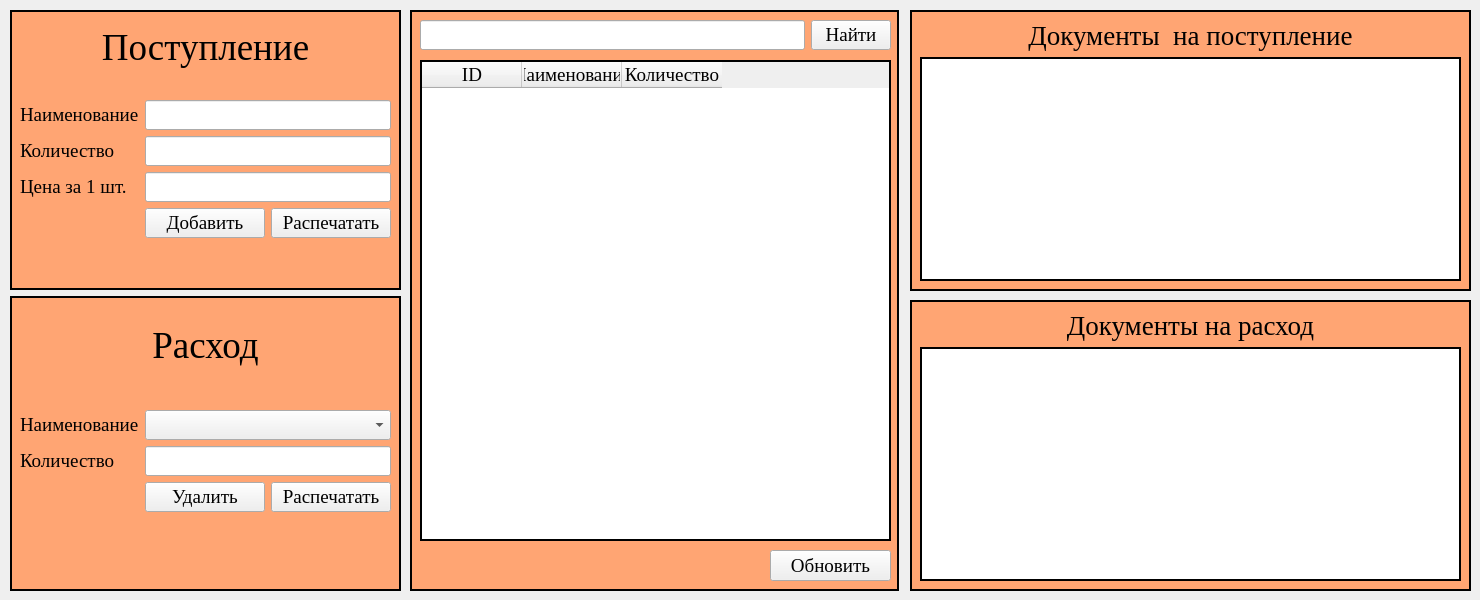
    <widget class="QWidget" name="tab_2">
     <attribute name="icon">
      <iconset>
       <normaloff>../icons/warehouse_storage_icon_187492.ico</normaloff>../icons/warehouse_storage_icon_187492.ico</iconset>
     </attribute>
     <attribute name="title">
      <string>Склад</string>
     </attribute>
     <widget class="QWidget" name="verticalLayoutWidget">
      <property name="geometry">
       <rect>
        <x>10</x>
        <y>10</y>
        <width>391</width>
        <height>581</height>
       </rect>
      </property>
      <layout class="QVBoxLayout" name="verticalLayout">
       <item>
        <widget class="QFrame" name="frameForOutgoing">
         <property name="maximumSize">
          <size>
           <width>16777215</width>
           <height>280</height>
          </size>
         </property>
         <property name="styleSheet">
          <string notr="true">#frameForOutgoing{
background: #FFA573;
border: 2px solid black;
}</string>
         </property>
         <property name="frameShape">
          <enum>QFrame::StyledPanel</enum>
         </property>
         <property name="frameShadow">
          <enum>QFrame::Raised</enum>
         </property>
         <widget class="QWidget" name="verticalLayoutWidget_2">
          <property name="geometry">
           <rect>
            <x>10</x>
            <y>-10</y>
            <width>371</width>
            <height>261</height>
           </rect>
          </property>
          <layout class="QVBoxLayout" name="verticalLayout_2">
           <item>
            <widget class="QLabel" name="label">
             <property name="maximumSize">
              <size>
               <width>16777215</width>
               <height>50</height>
              </size>
             </property>
             <property name="font">
              <font>
               <family>Times New Roman</family>
               <pointsize>28</pointsize>
              </font>
             </property>
             <property name="text">
              <string>Поступление</string>
             </property>
             <property name="alignment">
              <set>Qt::AlignCenter</set>
             </property>
            </widget>
           </item>
           <item>
            <layout class="QGridLayout" name="gridLayout">
             <item row="2" column="0">
              <widget class="QLabel" name="label_4">
               <property name="font">
                <font>
                 <family>Times New Roman</family>
                 <pointsize>14</pointsize>
                </font>
               </property>
               <property name="text">
                <string>Цена за 1 шт.</string>
               </property>
              </widget>
             </item>
             <item row="0" column="1">
              <widget class="QLineEdit" name="lineForNameStorageArrival">
               <property name="maximumSize">
                <size>
                 <width>16777215</width>
                 <height>30</height>
                </size>
               </property>
               <property name="font">
                <font>
                 <family>Times New Roman</family>
                 <pointsize>14</pointsize>
                </font>
               </property>
              </widget>
             </item>
             <item row="2" column="1">
              <widget class="QLineEdit" name="lineForPriceStorageArrival">
               <property name="maximumSize">
                <size>
                 <width>16777215</width>
                 <height>30</height>
                </size>
               </property>
               <property name="font">
                <font>
                 <family>Times New Roman</family>
                 <pointsize>14</pointsize>
                </font>
               </property>
              </widget>
             </item>
             <item row="1" column="0">
              <widget class="QLabel" name="label_3">
               <property name="font">
                <font>
                 <family>Times New Roman</family>
                 <pointsize>14</pointsize>
                </font>
               </property>
               <property name="text">
                <string>Количество</string>
               </property>
              </widget>
             </item>
             <item row="1" column="1">
              <widget class="QLineEdit" name="lineForCountStorageArrival">
               <property name="maximumSize">
                <size>
                 <width>16777215</width>
                 <height>30</height>
                </size>
               </property>
               <property name="font">
                <font>
                 <family>Times New Roman</family>
                 <pointsize>14</pointsize>
                </font>
               </property>
              </widget>
             </item>
             <item row="0" column="0">
              <widget class="QLabel" name="label_2">
               <property name="font">
                <font>
                 <family>Times New Roman</family>
                 <pointsize>14</pointsize>
                </font>
               </property>
               <property name="text">
                <string>Наименование</string>
               </property>
              </widget>
             </item>
             <item row="3" column="1">
              <layout class="QHBoxLayout" name="horizontalLayout_2">
               <item>
                <widget class="QPushButton" name="bttnAddForStorage">
                 <property name="font">
                  <font>
                   <family>Times New Roman</family>
                   <pointsize>14</pointsize>
                  </font>
                 </property>
                 <property name="text">
                  <string>Добавить</string>
                 </property>
                 <property name="icon">
                  <iconset>
                   <normaloff>../icons/1904677-add-addition-calculate-charge-create-new-plus_122527.ico</normaloff>../icons/1904677-add-addition-calculate-charge-create-new-plus_122527.ico</iconset>
                 </property>
                </widget>
               </item>
               <item>
                <widget class="QPushButton" name="pushButton_2">
                 <property name="font">
                  <font>
                   <family>Times New Roman</family>
                   <pointsize>14</pointsize>
                  </font>
                 </property>
                 <property name="text">
                  <string>Распечатать</string>
                 </property>
                 <property name="icon">
                  <iconset>
                   <normaloff>../icons/print_5636.ico</normaloff>../icons/print_5636.ico</iconset>
                 </property>
                </widget>
               </item>
              </layout>
             </item>
            </layout>
           </item>
          </layout>
         </widget>
        </widget>
       </item>
       <item>
        <widget class="QFrame" name="frameForArrival">
         <property name="maximumSize">
          <size>
           <width>16777215</width>
           <height>304</height>
          </size>
         </property>
         <property name="styleSheet">
          <string notr="true">#frameForArrival{
background:#FFA573;
border: 2px solid black;
}</string>
         </property>
         <property name="frameShape">
          <enum>QFrame::StyledPanel</enum>
         </property>
         <property name="frameShadow">
          <enum>QFrame::Raised</enum>
         </property>
         <widget class="QWidget" name="verticalLayoutWidget_3">
          <property name="geometry">
           <rect>
            <x>10</x>
            <y>-10</y>
            <width>371</width>
            <height>261</height>
           </rect>
          </property>
          <layout class="QVBoxLayout" name="verticalLayout_3">
           <item>
            <widget class="QLabel" name="label_6">
             <property name="maximumSize">
              <size>
               <width>16777215</width>
               <height>50</height>
              </size>
             </property>
             <property name="font">
              <font>
               <family>Times New Roman</family>
               <pointsize>28</pointsize>
              </font>
             </property>
             <property name="text">
              <string>Расход</string>
             </property>
             <property name="alignment">
              <set>Qt::AlignCenter</set>
             </property>
            </widget>
           </item>
           <item>
            <layout class="QGridLayout" name="gridLayout_2">
             <item row="0" column="1">
              <widget class="QComboBox" name="comboForNameStorageOutgoing">
               <property name="maximumSize">
                <size>
                 <width>16777215</width>
                 <height>30</height>
                </size>
               </property>
               <property name="font">
                <font>
                 <family>Times New Roman</family>
                 <pointsize>14</pointsize>
                </font>
               </property>
              </widget>
             </item>
             <item row="1" column="1">
              <widget class="QLineEdit" name="lineForCountStorageOutgoing">
               <property name="maximumSize">
                <size>
                 <width>16777215</width>
                 <height>30</height>
                </size>
               </property>
               <property name="font">
                <font>
                 <family>Times New Roman</family>
                 <pointsize>14</pointsize>
                </font>
               </property>
              </widget>
             </item>
             <item row="1" column="0">
              <widget class="QLabel" name="label_8">
               <property name="font">
                <font>
                 <family>Times New Roman</family>
                 <pointsize>14</pointsize>
                </font>
               </property>
               <property name="text">
                <string>Количество</string>
               </property>
              </widget>
             </item>
             <item row="0" column="0">
              <widget class="QLabel" name="label_9">
               <property name="font">
                <font>
                 <family>Times New Roman</family>
                 <pointsize>14</pointsize>
                </font>
               </property>
               <property name="text">
                <string>Наименование</string>
               </property>
              </widget>
             </item>
             <item row="2" column="1">
              <layout class="QHBoxLayout" name="horizontalLayout_3">
               <item>
                <widget class="QPushButton" name="bttnDelForStorage">
                 <property name="font">
                  <font>
                   <family>Times New Roman</family>
                   <pointsize>14</pointsize>
                  </font>
                 </property>
                 <property name="text">
                  <string>Удалить</string>
                 </property>
                 <property name="icon">
                  <iconset>
                   <normaloff>../icons/1904677-add-addition-calculate-charge-create-new-plus_122527.ico</normaloff>../icons/1904677-add-addition-calculate-charge-create-new-plus_122527.ico</iconset>
                 </property>
                </widget>
               </item>
               <item>
                <widget class="QPushButton" name="pushButton_5">
                 <property name="font">
                  <font>
                   <family>Times New Roman</family>
                   <pointsize>14</pointsize>
                  </font>
                 </property>
                 <property name="text">
                  <string>Распечатать</string>
                 </property>
                 <property name="icon">
                  <iconset>
                   <normaloff>../icons/print_5636.ico</normaloff>../icons/print_5636.ico</iconset>
                 </property>
                </widget>
               </item>
              </layout>
             </item>
            </layout>
           </item>
          </layout>
         </widget>
        </widget>
       </item>
      </layout>
     </widget>
     <widget class="QFrame" name="frameForOutgoing_2">
      <property name="geometry">
       <rect>
        <x>410</x>
        <y>10</y>
        <width>489</width>
        <height>581</height>
       </rect>
      </property>
      <property name="maximumSize">
       <size>
        <width>16777215</width>
        <height>100000</height>
       </size>
      </property>
      <property name="styleSheet">
       <string notr="true">#frameForOutgoing_2{
background: #FFA573;
border: 2px solid black;
}</string>
      </property>
      <property name="frameShape">
       <enum>QFrame::StyledPanel</enum>
      </property>
      <property name="frameShadow">
       <enum>QFrame::Raised</enum>
      </property>
      <widget class="QTableWidget" name="tableStorage">
       <property name="geometry">
        <rect>
         <x>10</x>
         <y>50</y>
         <width>471</width>
         <height>481</height>
        </rect>
       </property>
       <property name="font">
        <font>
         <family>Times New Roman</family>
         <pointsize>14</pointsize>
        </font>
       </property>
       <property name="styleSheet">
        <string notr="true">#tableStorage{
border: 2px solid black
}</string>
       </property>
       <property name="selectionBehavior">
        <enum>QAbstractItemView::SelectRows</enum>
       </property>
       <property name="verticalScrollMode">
        <enum>QAbstractItemView::ScrollPerPixel</enum>
       </property>
       <property name="horizontalScrollMode">
        <enum>QAbstractItemView::ScrollPerPixel</enum>
       </property>
       <column>
        <property name="text">
         <string>ID</string>
        </property>
        <property name="font">
         <font>
          <family>Times New Roman</family>
          <pointsize>14</pointsize>
         </font>
        </property>
        <property name="textAlignment">
         <set>AlignCenter</set>
        </property>
       </column>
       <column>
        <property name="text">
         <string>Наименование</string>
        </property>
        <property name="font">
         <font>
          <family>Times New Roman</family>
          <pointsize>14</pointsize>
         </font>
        </property>
        <property name="textAlignment">
         <set>AlignCenter</set>
        </property>
       </column>
       <column>
        <property name="text">
         <string>Количество</string>
        </property>
        <property name="font">
         <font>
          <family>Times New Roman</family>
          <pointsize>14</pointsize>
         </font>
        </property>
        <property name="textAlignment">
         <set>AlignCenter</set>
        </property>
       </column>
      </widget>
      <widget class="QWidget" name="horizontalLayoutWidget_6">
       <property name="geometry">
        <rect>
         <x>10</x>
         <y>10</y>
         <width>471</width>
         <height>31</height>
        </rect>
       </property>
       <layout class="QHBoxLayout" name="horizontalLayout_12">
        <item>
         <widget class="QLineEdit" name="lineForSearchingForStorage">
          <property name="maximumSize">
           <size>
            <width>16777215</width>
            <height>30</height>
           </size>
          </property>
          <property name="font">
           <font>
            <family>Times New Roman</family>
            <pointsize>14</pointsize>
           </font>
          </property>
         </widget>
        </item>
        <item>
         <widget class="QPushButton" name="bttnSearchForStorage">
          <property name="font">
           <font>
            <family>Times New Roman</family>
            <pointsize>14</pointsize>
           </font>
          </property>
          <property name="text">
           <string>Найти</string>
          </property>
          <property name="icon">
           <iconset>
            <normaloff>../icons/search_icon_125165.ico</normaloff>../icons/search_icon_125165.ico</iconset>
          </property>
         </widget>
        </item>
       </layout>
      </widget>
      <widget class="QPushButton" name="bttnRefreshForStorage">
       <property name="geometry">
        <rect>
         <x>360</x>
         <y>540</y>
         <width>121</width>
         <height>31</height>
        </rect>
       </property>
       <property name="font">
        <font>
         <family>Times New Roman</family>
         <pointsize>14</pointsize>
        </font>
       </property>
       <property name="text">
        <string>Обновить</string>
       </property>
       <property name="icon">
        <iconset>
         <normaloff>../icons/refreshpageaction_114520.ico</normaloff>../icons/refreshpageaction_114520.ico</iconset>
       </property>
      </widget>
     </widget>
     <widget class="QFrame" name="frameForOutgoing_3">
      <property name="geometry">
       <rect>
        <x>910</x>
        <y>10</y>
        <width>561</width>
        <height>281</height>
       </rect>
      </property>
      <property name="maximumSize">
       <size>
        <width>16777215</width>
        <height>100000</height>
       </size>
      </property>
      <property name="styleSheet">
       <string notr="true">#frameForOutgoing_3{
background: #FFA573;
border: 2px solid black;
}</string>
      </property>
      <property name="frameShape">
       <enum>QFrame::StyledPanel</enum>
      </property>
      <property name="frameShadow">
       <enum>QFrame::Raised</enum>
      </property>
      <widget class="QWidget" name="verticalLayoutWidget_9">
       <property name="geometry">
        <rect>
         <x>10</x>
         <y>10</y>
         <width>541</width>
         <height>261</height>
        </rect>
       </property>
       <layout class="QVBoxLayout" name="verticalLayout_9">
        <item>
         <widget class="QLabel" name="label_25">
          <property name="font">
           <font>
            <family>Times New Roman</family>
            <pointsize>20</pointsize>
           </font>
          </property>
          <property name="text">
           <string>Документы  на поступление</string>
          </property>
          <property name="alignment">
           <set>Qt::AlignCenter</set>
          </property>
         </widget>
        </item>
        <item>
         <widget class="QListWidget" name="listWidgetForStorageForDocumentP">
          <property name="font">
           <font>
            <family>Times New Roman</family>
            <pointsize>14</pointsize>
           </font>
          </property>
          <property name="styleSheet">
           <string notr="true">#listWidgetForStorageForDocumentP{
border: 2px solid black
}</string>
          </property>
         </widget>
        </item>
       </layout>
      </widget>
     </widget>
     <widget class="QFrame" name="frameForOutgoing_4">
      <property name="geometry">
       <rect>
        <x>910</x>
        <y>300</y>
        <width>561</width>
        <height>291</height>
       </rect>
      </property>
      <property name="maximumSize">
       <size>
        <width>16777215</width>
        <height>100000</height>
       </size>
      </property>
      <property name="styleSheet">
       <string notr="true">#frameForOutgoing_4{
background: #FFA573;
border: 2px solid black;
}</string>
      </property>
      <property name="frameShape">
       <enum>QFrame::StyledPanel</enum>
      </property>
      <property name="frameShadow">
       <enum>QFrame::Raised</enum>
      </property>
      <widget class="QWidget" name="verticalLayoutWidget_16">
       <property name="geometry">
        <rect>
         <x>10</x>
         <y>10</y>
         <width>541</width>
         <height>271</height>
        </rect>
       </property>
       <layout class="QVBoxLayout" name="verticalLayout_14">
        <item>
         <widget class="QLabel" name="label_35">
          <property name="font">
           <font>
            <family>Times New Roman</family>
            <pointsize>20</pointsize>
           </font>
          </property>
          <property name="text">
           <string>Документы на расход</string>
          </property>
          <property name="alignment">
           <set>Qt::AlignCenter</set>
          </property>
         </widget>
        </item>
        <item>
         <widget class="QListWidget" name="listWidgetForStorageForDocumentU">
          <property name="font">
           <font>
            <family>Times New Roman</family>
            <pointsize>14</pointsize>
           </font>
          </property>
          <property name="styleSheet">
           <string notr="true">#listWidgetForStorageForDocumentU{
border: 2px solid black
}</string>
          </property>
         </widget>
        </item>
       </layout>
      </widget>
     </widget>
    </widget>
